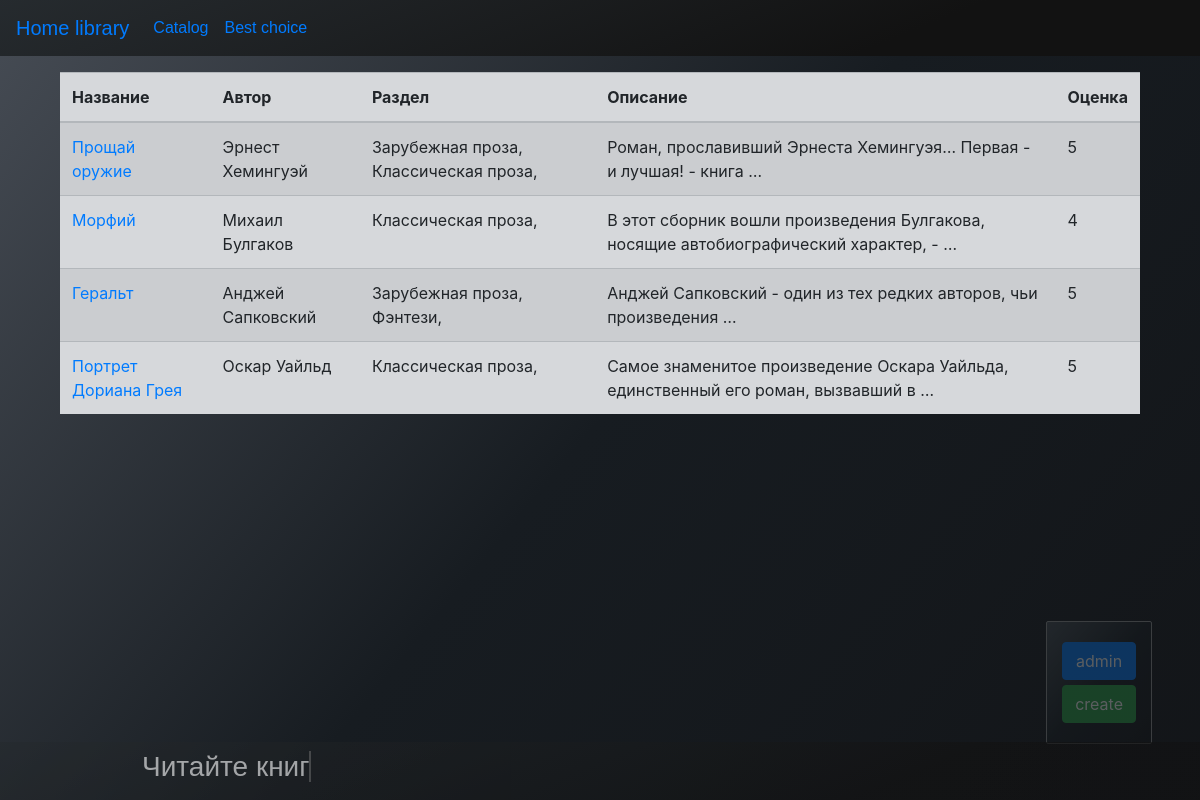
Page /catalog/ on the earlier database version.
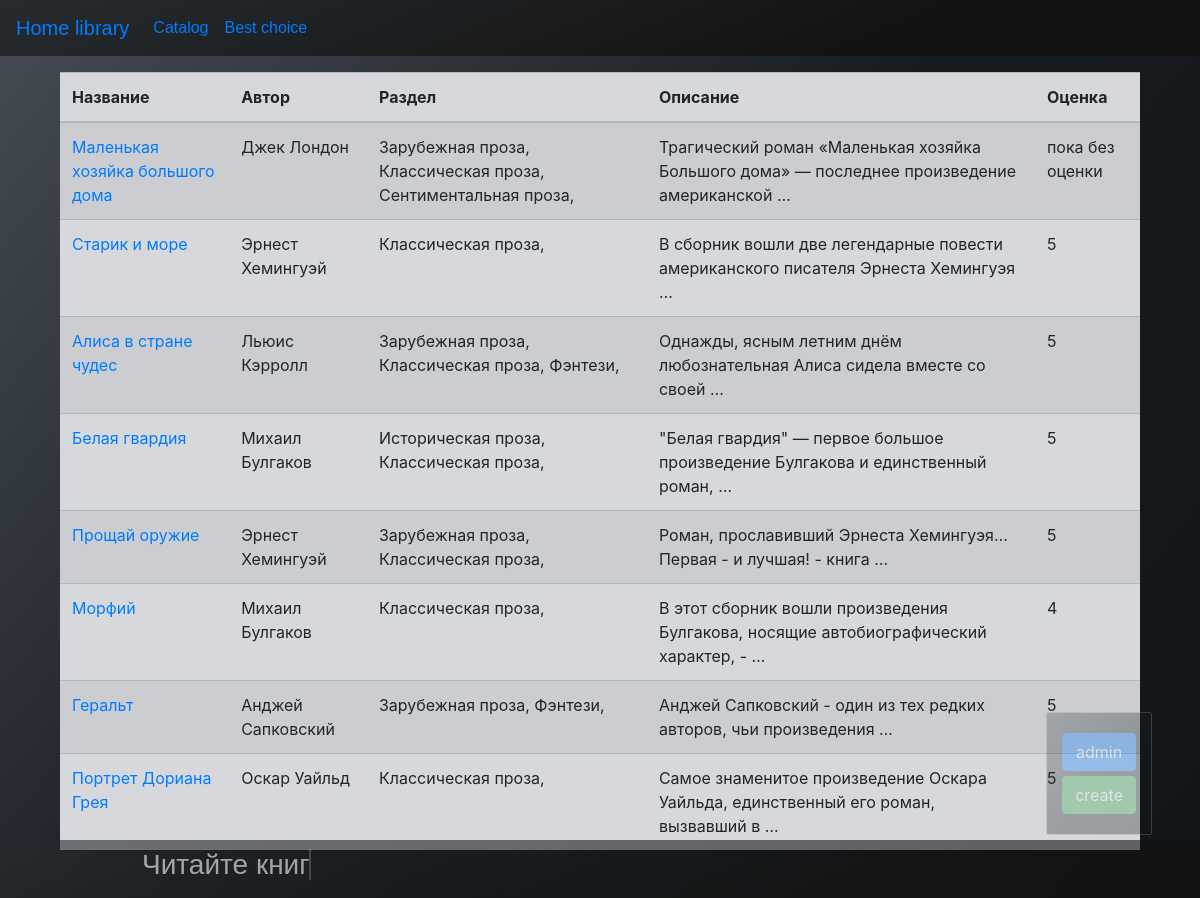
Same page on the later database version.
### app/models.py (models this page shows, shortened)
class BookModel(models.Model):
    title = models.CharField(max_length=50, db_index=True,
                             verbose_name="Название книги")
    author = models.CharField(
        max_length=50, db_index=True, verbose_name="Автор")
    dateline = models.CharField(
        max_length=100, verbose_name="Издательство и год выпуска")
    genre = models.ManyToManyField(
        'Genre', related_name='book', verbose_name="Раздел")
    addition = models.TextField(max_length=1000, verbose_name="Описание")
    rating = models.ManyToManyField(
        'Rating', related_name='book', verbose_name="Рейтинг")
    slug = models.SlugField(max_length=50, blank=True, unique=True)
    time_added = models.DateTimeField(default=datetime.now)
    class Meta:
        verbose_name = 'Библиотека'
        verbose_name_plural = 'Библиотека'
        ordering = ['-time_added']

class Genre(models.Model):
    title = models.CharField(max_length=50, db_index=True,
                             verbose_name="Название жанра")
    def __str__(self):
        return self.title
    class Meta:
        verbose_name_plural = 'Жанр'

class Rating(models.Model):
    rating = models.CharField(
        max_length=15, db_index=True, verbose_name="Оценка")
    def __str__(self):
        return self.rating
    class Meta:
        verbose_name_plural = 'Рейтинг'

### app/views.py (the view)
# urls.py: path('catalog/', views.Catalog.as_view(), name='catalog_url'),
class Catalog(ListView):
    queryset = BookModel.objects.all()
    template_name = 'app/catalog.html'

### app/templates/app/catalog.html (shortened to what this page needs)
{% extends 'app/book_template.html' %}
{% block content %}
    <div class="mask rgba-black-light align-items-center">
        <div class="container">
            <table class="table table-striped table-secondary">
                <thead>
                <tr>
                    <th scope="col">Название</th>
                    <th scope="col">Автор</th>
                    <th scope="col">Раздел</th>
                    <th scope="col">Описание</th>
                    <th scope="col">Оценка</th>
                </tr>
                </thead>
                <tbody>
                {% for book in object_list %}
                    <tr>
                        <td><a href="{% url 'app:book_details_url' slug=book.slug %}">{{ book.title }}</a></td>
                        <td>{{ book.author }}</td>
                        <td>{% for genre in book.genre.all %}
                            {{ genre }},
                        {% endfor %}
                        </td>
                        <td>{{ book.addition|truncatewords:10 }}</td>
                        <td>{% for rating in book.rating.all %}
                            {{ rating }}
                        {% endfor %}
                        </td>
                    </tr>
                {% endfor %}
                </tbody>
            </table>
        </div>
    </div>
{% endblock %}

Differences in the rows shown:
added BookModel: title "Маленькая хозяйка большого дома", author "Джек Лондон", addition "Трагический роман «Маленькая хозяйка Большого дома» — последнее произведение американской …", Genre (title "Зарубежная проза"), Genre (title "Классическая проза")
now on this page (row unchanged): Genre: title "Сентиментальная проза", shown under "Маленькая хозяйка большого дома"
now on this page (row unchanged): Rating: rating "пока без оценки", shown under "Маленькая хозяйка большого дома"
added BookModel: title "Старик и море", author "Эрнест Хемингуэй", addition "В сборник вошли две легендарные повести американского писателя Эрнеста Хемингуэя …", Genre (title "Классическая проза"), Rating (rating "5")
added BookModel: title "Алиса в стране чудес", author "Льюис Кэрролл", addition "Однажды, ясным летним днём любознательная Алиса сидела вместе со своей …", Genre (title "Зарубежная проза"), Genre (title "Классическая проза"), Genre (title "Фэнтези"), Rating (rating "5")
added BookModel: title "Белая гвардия", author "Михаил Булгаков", addition "\"Белая гвардия\" — первое большое произведение Булгакова и единственный роман, …", Genre (title "Классическая проза"), Rating (rating "5")
now on this page (row unchanged): Genre: title "Историческая проза", shown under "Белая гвардия"
